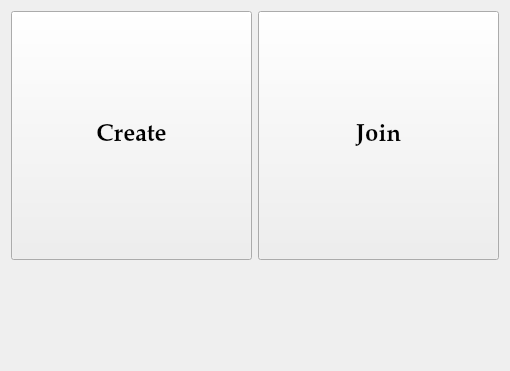
<?xml version="1.0" encoding="UTF-8"?>
<ui version="4.0">
 <class>JoinCreate</class>
 <widget class="QWidget" name="JoinCreate">
  <property name="geometry">
   <rect>
    <x>0</x>
    <y>0</y>
    <width>510</width>
    <height>371</height>
   </rect>
  </property>
  <property name="windowTitle">
   <string>Form</string>
  </property>
  <property name="windowIcon">
   <iconset>
    <normaloff>:/new/images/catan-logo.png</normaloff>:/new/images/catan-logo.png</iconset>
  </property>
  <property name="autoFillBackground">
   <bool>false</bool>
  </property>
  <property name="styleSheet">
   <string notr="true"/>
  </property>
  <layout class="QVBoxLayout" name="verticalLayout_2">
   <item>
    <layout class="QVBoxLayout" name="verticalLayout">
     <item>
      <layout class="QHBoxLayout" name="horizontalLayout">
       <item>
        <widget class="QPushButton" name="pushButton_2">
         <property name="sizePolicy">
          <sizepolicy hsizetype="Expanding" vsizetype="Expanding">
           <horstretch>0</horstretch>
           <verstretch>0</verstretch>
          </sizepolicy>
         </property>
         <property name="font">
          <font>
           <family>URW Palladio L</family>
           <pointsize>18</pointsize>
           <weight>75</weight>
           <bold>true</bold>
          </font>
         </property>
         <property name="styleSheet">
          <string notr="true"/>
         </property>
         <property name="text">
          <string>Create</string>
         </property>
        </widget>
       </item>
       <item>
        <widget class="QPushButton" name="pushButtonJoin">
         <property name="sizePolicy">
          <sizepolicy hsizetype="Expanding" vsizetype="Expanding">
           <horstretch>0</horstretch>
           <verstretch>0</verstretch>
          </sizepolicy>
         </property>
         <property name="font">
          <font>
           <family>URW Palladio L</family>
           <pointsize>18</pointsize>
           <weight>75</weight>
           <bold>true</bold>
          </font>
         </property>
         <property name="text">
          <string>Join</string>
         </property>
        </widget>
       </item>
      </layout>
     </item>
    </layout>
   </item>
   <item>
    <spacer name="verticalSpacer">
     <property name="orientation">
      <enum>Qt::Vertical</enum>
     </property>
     <property name="sizeType">
      <enum>QSizePolicy::Fixed</enum>
     </property>
     <property name="sizeHint" stdset="0">
      <size>
       <width>20</width>
       <height>100</height>
      </size>
     </property>
    </spacer>
   </item>
  </layout>
 </widget>
 <resources/>
 <connections/>
</ui>
